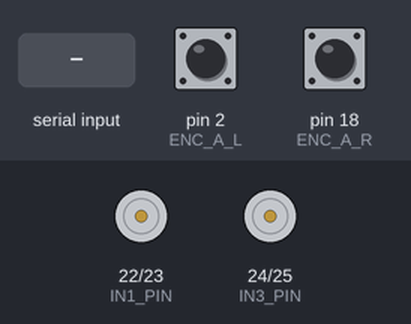
This sketch was run on a simulated Arduino Mega 2560, built with avr-gcc and run on an emulated ATmega2560. Shown: motor-driver pin pairs drawn as motors (green arrow = first pin HIGH = forward, orange = second pin HIGH = backward, longer = more drive, scaled by the enable pin). The inputs (shaded band) are chosen by the test bench; at power-on: pin 2 (ENC_A_L) HIGH, pin 18 (ENC_A_R) HIGH.

Above: at 1.2 s.
1.3 s: "<90,45>" received over Serial
At 1.7 s:
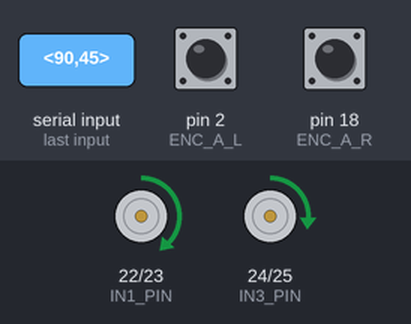
3.3 s: "<30,150>" received over Serial
At 3.7 s:
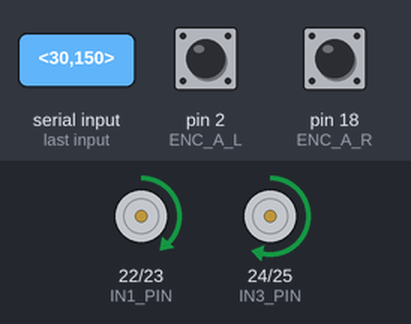
5.3 s: "<1,90>" received over Serial
At 5.7 s:
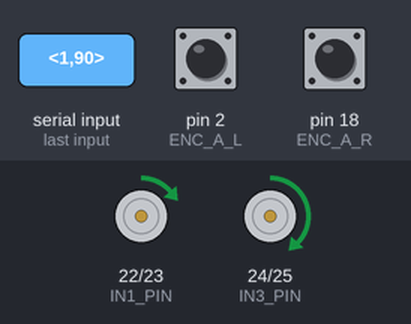
Timing chart, 0 to 8.3 s (numbered marks = the images above; inputs shaded):
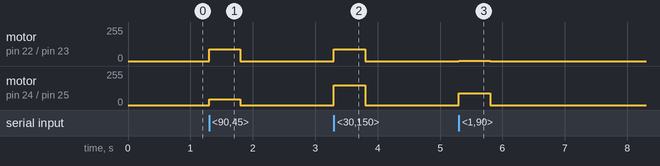

The sketch:

arduino_motor_controller.ino
```cpp
/*
 * ==============================================================================
 * Project: Edge-Optimized Sensor Fusion (EOS-DRL)
 * Module: Low-Level Arduino Mega 2560 Motor PID & Serial/Micro-ROS Receiver
 * Target: ATmega2560 @ 16 MHz, Dual Optical Quadrature Encoders, L298N/TB6612 H-Bridge
 * ==============================================================================
 *
 * This firmware runs closed-loop speed PID control on the Arduino Mega.
 * It ingests signed 8-bit PWM commands [-255, 255] transmitted over USB Serial / micro-ROS
 * from kinematics_controller.py running on the NVIDIA Jetson Nano.
 */

#include <Arduino.h>

// --- PIN ASSIGNMENTS ---
// Left Motor (Motor A)
const uint8_t ENA_PIN = 5;    // Timer 3 PWM Output
const uint8_t IN1_PIN = 22;   // Direction A1
const uint8_t IN2_PIN = 23;   // Direction A2
const uint8_t ENC_A_L = 2;    // External Interrupt Pin 4
const uint8_t ENC_B_L = 3;    // External Interrupt Pin 5

// Right Motor (Motor B)
const uint8_t ENB_PIN = 6;    // Timer 4 PWM Output
const uint8_t IN3_PIN = 24;   // Direction B1
const uint8_t IN4_PIN = 25;   // Direction B2
const uint8_t ENC_A_R = 18;   // External Interrupt Pin 3
const uint8_t ENC_B_R = 19;   // External Interrupt Pin 2

// --- ENCODER COUNTS (Volatile for ISR) ---
volatile long left_encoder_ticks = 0;
volatile long right_encoder_ticks = 0;

// Interrupt Service Routines for Quadrature Decoding
void leftEncoderISR() {
  if (digitalRead(ENC_B_L) == HIGH) {
    left_encoder_ticks++;
  } else {
    left_encoder_ticks--;
  }
}

void rightEncoderISR() {
  if (digitalRead(ENC_B_R) == HIGH) {
    right_encoder_ticks++;
  } else {
    right_encoder_ticks--;
  }
}

// Watchdog timer variables
unsigned long last_cmd_timestamp = 0;
const unsigned long WATCHDOG_TIMEOUT_MS = 500;

void setup() {
  Serial.begin(115200);

  // Motor Driver Control Pins
  pinMode(ENA_PIN, OUTPUT);
  pinMode(IN1_PIN, OUTPUT);
  pinMode(IN2_PIN, OUTPUT);

  pinMode(ENB_PIN, OUTPUT);
  pinMode(IN3_PIN, OUTPUT);
  pinMode(IN4_PIN, OUTPUT);

  // Encoder Input Pins with Pullups
  pinMode(ENC_A_L, INPUT_PULLUP);
  pinMode(ENC_B_L, INPUT_PULLUP);
  pinMode(ENC_A_R, INPUT_PULLUP);
  pinMode(ENC_B_R, INPUT_PULLUP);

  attachInterrupt(digitalPinToInterrupt(ENC_A_L), leftEncoderISR, RISING);
  attachInterrupt(digitalPinToInterrupt(ENC_A_R), rightEncoderISR, RISING);

  // Initialize Motors in Halted State
  setMotorSpeeds(0, 0);
  last_cmd_timestamp = millis();
}

void setMotorSpeeds(int left_pwm, int right_pwm) {
  // Left Motor Actuation
  if (left_pwm > 0) {
    digitalWrite(IN1_PIN, HIGH);
    digitalWrite(IN2_PIN, LOW);
    analogWrite(ENA_PIN, constrain(left_pwm, 0, 255));
  } else if (left_pwm < 0) {
    digitalWrite(IN1_PIN, LOW);
    digitalWrite(IN2_PIN, HIGH);
    analogWrite(ENA_PIN, constrain(-left_pwm, 0, 255));
  } else {
    digitalWrite(IN1_PIN, LOW);
    digitalWrite(IN2_PIN, LOW);
    analogWrite(ENA_PIN, 0);
  }

  // Right Motor Actuation
  if (right_pwm > 0) {
    digitalWrite(IN3_PIN, HIGH);
    digitalWrite(IN4_PIN, LOW);
    analogWrite(ENB_PIN, constrain(right_pwm, 0, 255));
  } else if (right_pwm < 0) {
    digitalWrite(IN3_PIN, LOW);
    digitalWrite(IN4_PIN, HIGH);
    analogWrite(ENB_PIN, constrain(-right_pwm, 0, 255));
  } else {
    digitalWrite(IN3_PIN, LOW);
    digitalWrite(IN4_PIN, LOW);
    analogWrite(ENB_PIN, 0);
  }
}

void loop() {
  // Parse incoming packet from Jetson Nano: Format "<L_PWM,R_PWM>\n"
  if (Serial.available() > 0) {
    char start_char = Serial.read();
    if (start_char == '<') {
      int left_pwm = Serial.parseInt();
      int right_pwm = Serial.parseInt();
      char end_char = Serial.read(); // Read '>'
      if (end_char == '>') {
        setMotorSpeeds(left_pwm, right_pwm);
        last_cmd_timestamp = millis();
      }
    }
  }

  // Embedded Hardware Watchdog Failsafe
  if (millis() - last_cmd_timestamp > WATCHDOG_TIMEOUT_MS) {
    setMotorSpeeds(0, 0);
  }
}
```

Measured:
- after the input at 1.3 s, motor on pin 22 (IN1_PIN) / pin 23 (IN2_PIN): stopped → forward 90/255 at once, → stopped 0.50 s later; motor on pin 24 (IN3_PIN) / pin 25 (IN4_PIN): stopped → forward 45/255 at once, → stopped 0.50 s later
- after the input at 3.3 s, motor on pin 22 (IN1_PIN) / pin 23 (IN2_PIN): stopped → forward 90/255 at once, → stopped 0.50 s later; motor on pin 24 (IN3_PIN) / pin 25 (IN4_PIN): stopped → forward 150/255 at once, → stopped 0.50 s later
- after the input at 5.3 s, motor on pin 22 (IN1_PIN) / pin 23 (IN2_PIN): stopped → forward 1/255 at once, → stopped 0.50 s later; motor on pin 24 (IN3_PIN) / pin 25 (IN4_PIN): stopped → forward 90/255 at once, → stopped 0.50 s later
